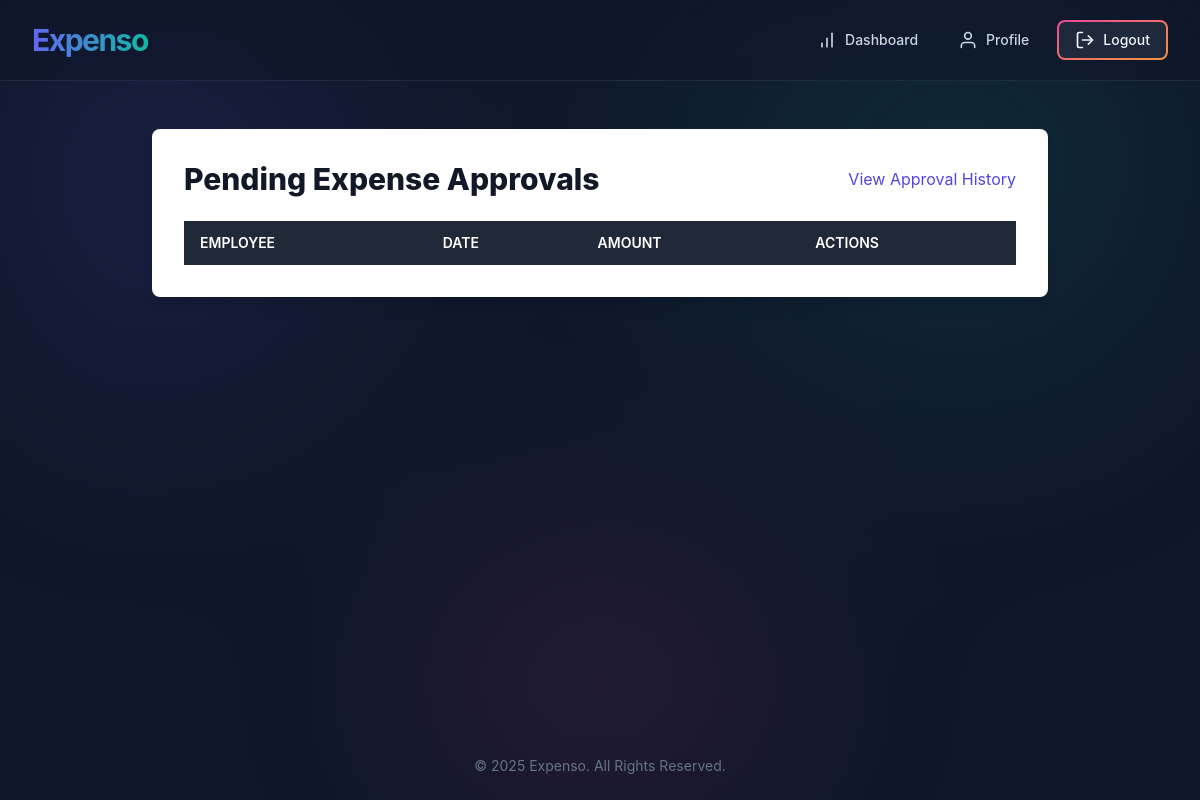
Page /approvals/ (signed in) on the earlier database version.
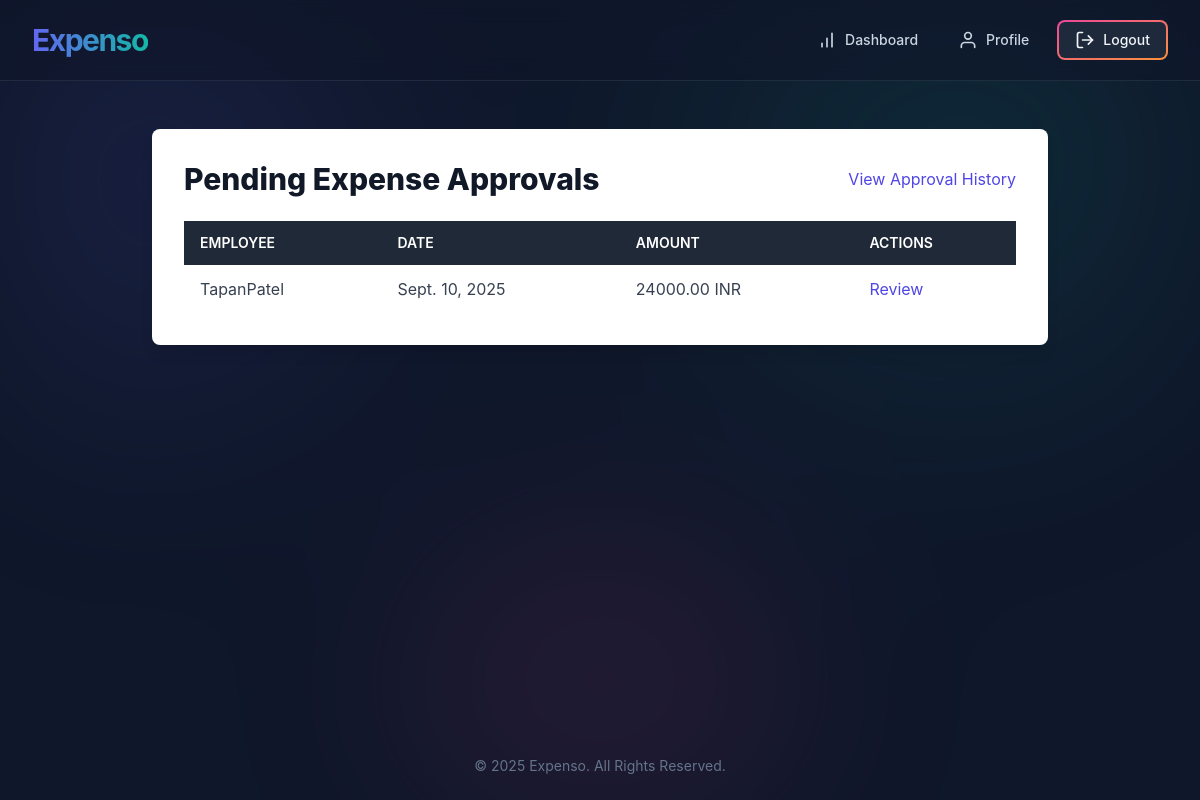
Same page on the later database version.
### expenses/models.py (models this page shows, shortened)
class Expense(models.Model):
    STATUS_CHOICES = [
        ('PENDING', 'Pending'),
        ('APPROVED', 'Approved'),
        ('REJECTED', 'Rejected'),
    ]
    employee = models.ForeignKey(settings.AUTH_USER_MODEL, on_delete=models.CASCADE)
    category = models.ForeignKey(ExpenseCategory, on_delete=models.PROTECT)
    amount = models.DecimalField(max_digits=10, decimal_places=2)
    currency = models.CharField(max_length=3, default='USD')
    description = models.TextField()
    date = models.DateField()
    status = models.CharField(max_length=10, choices=STATUS_CHOICES, default='PENDING')
    created_at = models.DateTimeField(auto_now_add=True)
    updated_at = models.DateTimeField(auto_now=True)

### accounts/models.py (models this page shows, shortened)
class CustomUser(AbstractUser):
    class Role(models.TextChoices):
        ADMIN = 'ADMIN', 'Admin'
        MANAGER = 'MANAGER', 'Manager'
        EMPLOYEE = 'EMPLOYEE', 'Employee'
    base_role = Role.ADMIN
    role = models.CharField(max_length=50, choices=Role.choices, default=base_role)
    company = models.ForeignKey(Company, on_delete=models.CASCADE, null=True, blank=True)
    managers = models.ManyToManyField(
        'self',
        symmetrical=False,
        related_name='subordinates',
        blank=True
    )
    class Meta:
        constraints = [
            models.UniqueConstraint(
                fields=['company'],
                condition=Q(role='ADMIN'),
                name='one_admin_per_company'
            )
        ]

### approvals/views.py (the view)
# urls.py: path('', views.ExpenseApprovalView.as_view(), name='expense_approvals'),
class ExpenseApprovalView(LoginRequiredMixin, View):
    def get(self, request):
        if request.user.role not in [CustomUser.Role.ADMIN, CustomUser.Role.MANAGER]:
            return redirect('dashboard_redirect')
        subordinates = request.user.subordinates.all()
        pending_expenses = Expense.objects.filter(
            employee__in=subordinates,
            status='PENDING'
        ).exclude(
            approvals__manager=request.user
        )
        return render(request, 'approvals/expense_approval_list.html', {'expenses': pending_expenses})

### approvals/templates/approvals/expense_approval_list.html (shortened to what this page needs)
{% extends 'accounts/base.html' %}
{% block content %}
<div class="bg-white p-8 rounded-lg shadow-lg w-full max-w-4xl mx-auto">
    <div class="flex justify-between items-center mb-6">
        <h2 class="text-3xl font-extrabold text-gray-900">Pending Expense Approvals</h2>
        <a href="{% url 'approval_history' %}" class="text-indigo-600 hover:text-indigo-900">View Approval History</a>
    </div>
    <div class="overflow-x-auto">
        <table class="min-w-full bg-white">
            <thead class="bg-gray-800 text-white">
                <tr>
                    <th class="text-left py-3 px-4 uppercase font-semibold text-sm">Employee</th>
                    <th class="text-left py-3 px-4 uppercase font-semibold text-sm">Date</th>
                    <th class="text-left py-3 px-4 uppercase font-semibold text-sm">Amount</th>
                    <th class="text-left py-3 px-4 uppercase font-semibold text-sm">Actions</th>
                </tr>
            </thead>
            <tbody class="text-gray-700">
                {% for expense in expenses %}
                <tr>
                    <td class="text-left py-3 px-4">{{ expense.employee.username }}</td>
                    <td class="text-left py-3 px-4">{{ expense.date }}</td>
                    <td class="text-left py-3 px-4">{{ expense.amount }} {{ expense.currency }}</td>
                    <td class="text-left py-3 px-4">
                        <a href="{% url 'review_expense' expense.id %}" class="text-indigo-600 hover:text-indigo-900">Review</a>
                    </td>
                </tr>
                {% endfor %}
            </tbody>
        </table>
    </div>
</div>
{% endblock %}

### accounts/templates/accounts/base.html (shortened to what this page needs)
<!DOCTYPE html>
<html lang="en" class="dark">
<head>
    <script src="https://cdn.tailwindcss.com"></script>
    <link rel="stylesheet" href="https://rsms.me/inter/inter.css">
</head>
<body class="bg-slate-900 text-slate-200 min-h-screen flex flex-col">
    <nav class="nav-glass sticky top-0 z-50">
        <div class="max-w-7xl mx-auto px-4 sm:px-6 lg:px-8">
            <div class="flex justify-between items-center h-20">
                <div class="flex-shrink-0">
                    <a href="{% url 'index' %}" class="text-3xl font-bold tracking-tighter text-gradient">
                        Expenso
                    </a>
                </div>
                <div class="flex items-center space-x-2 md:space-x-4">
                    {% if user.is_authenticated %}
                        <a href="{% url 'dashboard_redirect' %}" class="px-3 py-2 rounded-lg text-sm font-medium text-slate-300 hover:bg-slate-700/50 transition-colors flex items-center gap-2">
                            <svg class="w-5 h-5"><use href="#icon-dashboard"></use></svg>
                            <span class="hidden md:inline">Dashboard</span>
                        </a>
                        <a href="{% url 'profile' user.pk %}" class="px-3 py-2 rounded-lg text-sm font-medium text-slate-300 hover:bg-slate-700/50 transition-colors flex items-center gap-2">
                            <svg class="w-5 h-5"><use href="#icon-profile"></use></svg>
                            <span class="hidden md:inline">Profile</span>
                        </a>
                        <form action="{% url 'logout' %}" method="post">
                            <button type="submit" class="group relative inline-flex items-center justify-center p-0.5 overflow-hidden text-sm font-medium text-slate-100 rounded-lg bg-gradient-to-br from-pink-500 to-orange-400 hover:text-white focus:ring-4 focus:outline-none focus:ring-pink-800">
                               <span class="relative px-4 py-2 transition-all ease-in duration-75 bg-slate-800 rounded-md group-hover:bg-opacity-0 flex items-center gap-2">
                                  <svg class="w-5 h-5"><use href="#icon-logout"></use></svg>
                                  Logout
                               </span>
                            </button>
                        </form>
                    {% endif %}
                </div>
            </div>
        </div>
    </nav>
    <main class="flex-grow">
        <div class="max-w-7xl mx-auto py-12 px-4 sm:px-6 lg:px-8">
            {% block content %}
            {% endblock %}
        </div>
    </main>
    <footer class="bg-transparent mt-12">
        <div class="max-w-7xl mx-auto py-6 px-4 sm:px-6 lg:px-8">
            <p class="text-center text-sm text-slate-500">&copy; 2025 Expenso. All Rights Reserved.</p>
        </div>
    </footer>
</body>
</html>

### accounts/templates/accounts/base.html (style rules this page uses)
:root { font-family: 'Inter', sans-serif; --glow-color-1: #6366f1; --glow-color-2: #14b8a6; --glow-color-3: #ec4899; --color-dark-text: #14171c; --color-light-input: #c5eaea; --color-medium-grey: #475569; }
body::before { content: ''; position: fixed; top: 0; left: 0; width: 100vw; height: 100vh; background: radial-gradient(circle at 10% 20%, var(--glow-color-1), transparent 30%), radial-gradient(circle at 80% 15%, var(--glow-color-2), transparent 35%), radial-gradient(circle at 50% 90%, var(--glow-color-3), transparent 30%); will-change: transform; animation: aurora 25s linear infinite; z-index: -1; opacity: 0.15; filter: blur(100px); }
.nav-glass { background: rgba(15, 23, 42, 0.6); backdrop-filter: blur(12px); -webkit-backdrop-filter: blur(12px); border-bottom: 1px solid rgba(51, 65, 85, 0.5); }
.text-gradient { background: linear-gradient(90deg, var(--glow-color-1), var(--glow-color-2)); -webkit-background-clip: text; -webkit-text-fill-color: transparent; background-clip: text; }
.card-content-area, .bg-white { background-color: #fff !important; color: var(--color-dark-text) !important; }

Differences in the rows shown:
added Expense: employee.username "TapanPatel", date "Sept. 10, 2025", amount "24000.00", currency "INR"
